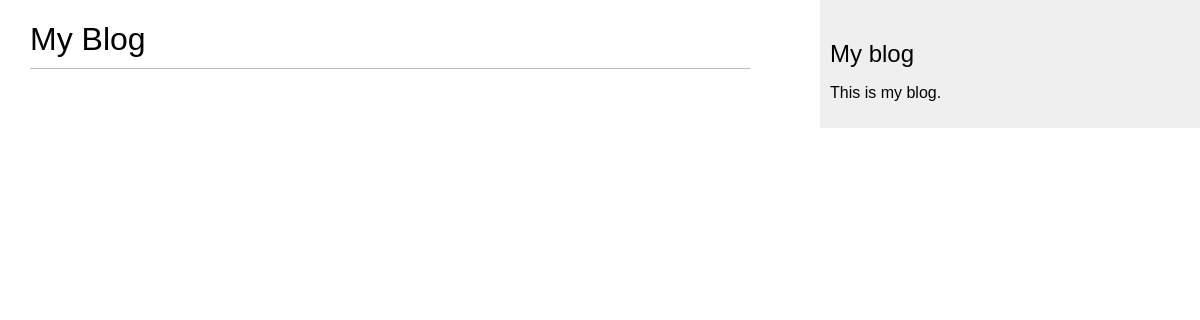
/blog/, run on an earlier commit of the app's database.
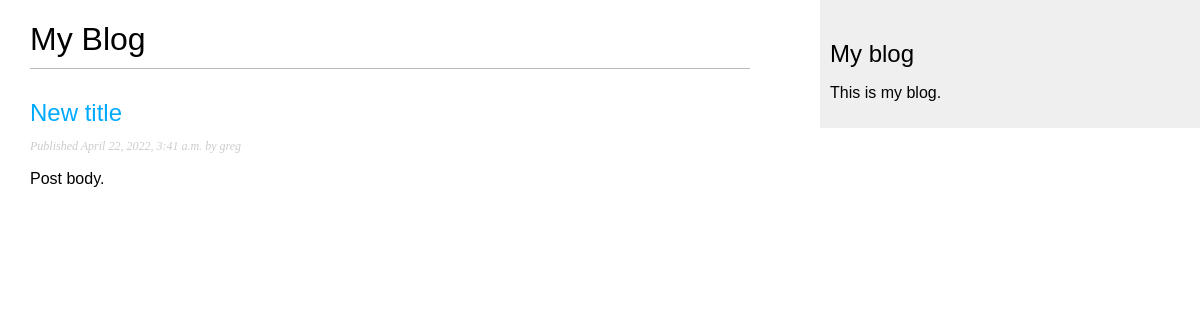
And on a later commit of the database.
### blog/models.py (models this page shows, shortened)
class Post(models.Model):
    STATUS_CHOICES = (
        ('draft', 'Draft'),
        ('published', 'Published')
    )
    title = models.CharField(max_length=250)
    slug = models.SlugField(max_length=250, unique_for_date='publish')
    author = models.ForeignKey(
        User,
        on_delete=models.CASCADE,
        related_name='blog_posts'
    )
    body = models.TextField()
    publish = models.DateTimeField(default=timezone.now)
    created = models.DateTimeField(auto_now_add=True)
    updated = models.DateTimeField(auto_now=True)
    status = models.CharField(
        max_length=10,
        choices=STATUS_CHOICES,
        default='draft'
    )
    class Meta:
        ordering = ('-publish',)
    def get_absolute_url(self):
        return reverse("blog:post_detail", args=[self.publish.year, self.publish.month, self.publish.day, self.slug])
    objects = models.Manager() # default manager
    published = PublishedManager() # custom manager filtering for published posts

### blog/views.py (the view)
# urls.py: path('', views.post_list, name='post_list'),
def post_list(request):
    posts = Post.published.all()
    return render(
        request,
        'blog/post/list.html',
        {
            'posts': posts
        }
    )

### blog/models.py (called while the page is built)
    def get_queryset(self):
        return super(PublishedManager, self).get_queryset().filter(status='published')

### blog/templates/blog/post/list.html (shortened to what this page needs)
{% extends "blog/base.html" %}
{% block content %}
    <h1>My Blog</h1>
    {% for post in posts %}
        <h2>
            <a href="{{ post.get_absolute_url }}">
                {{ post.title }}
            </a>
        </h2>
        <p class="date">
            Published {{ post.publish }} by {{ post.author }}
        </p>
        {{ post.body | truncatewords:30 | linebreaks}}
    {% endfor %}
{% endblock %}

### blog/templates/blog/base.html (shortened to what this page needs)
{% load static %}
<!DOCTYPE html>
<html>
    <head>
        <link href="{% static "css/blog.css" %}" rel="stylesheet"></link>
    </head>
    <body>
        <div id="content">
            {% block content %}
            {% endblock %}
        </div>
        <div id="sidebar">
            <h2>My blog</h2>
            <p>This is my blog.</p>
        </div>
    </body>
</html>

### blog/static/css/blog.css (style rules this page uses)
body { margin:0; padding:0; font-family:helvetica, sans-serif; }
a { color:#00abff; text-decoration:none; }
h1 { font-weight:normal; border-bottom:1px solid #bbb; padding:0 0 10px 0; }
h2 { font-weight:normal; margin:30px 0 0; }
#content { float:left; width:60%; padding:0 0 0 30px; }
#sidebar { float:right; width:30%; padding:10px; background:#efefef; height:100%; }
p.date { color:#ccc; font-family: georgia, serif; font-size: 12px; font-style: italic; }

What changed in the data, as far as the page shows it:
added Post: title "New title", publish "April 22, 2022, 3:41 a.m.", author "greg", body "Post body."
